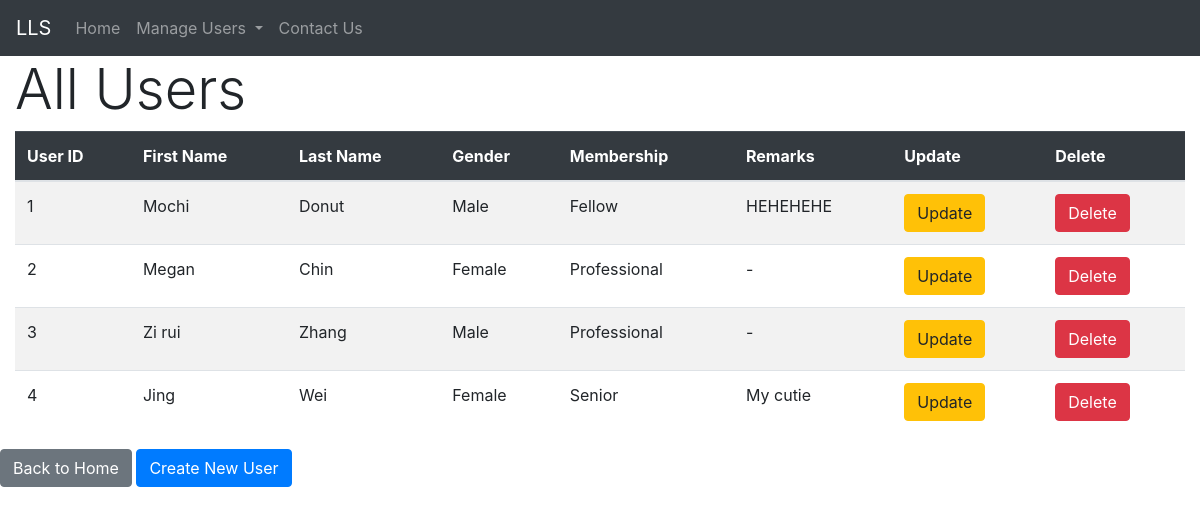
Page /retrieveUsers on the earlier database version.
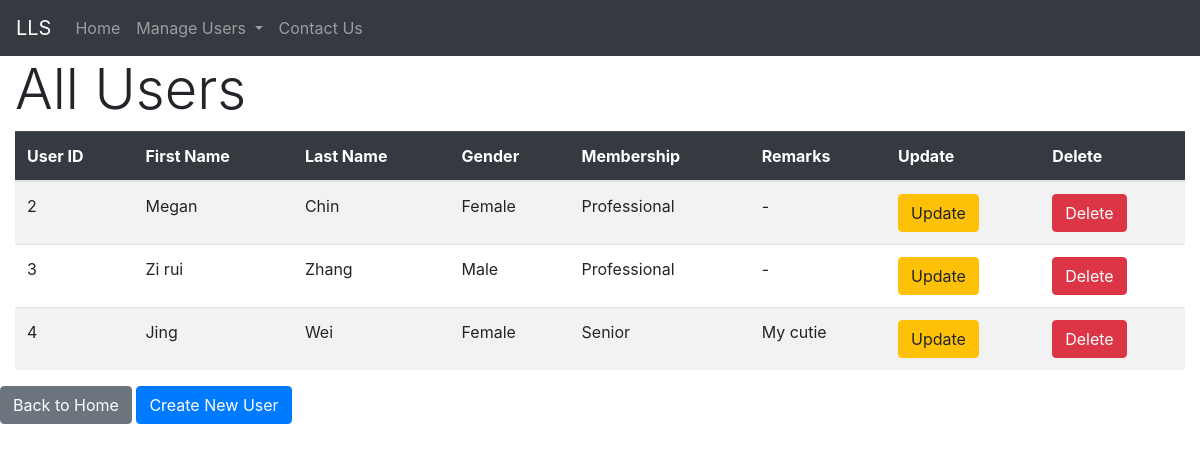
Same page on the later database version.
### tables this page shows
CREATE TABLE users (
				user_id INTEGER PRIMARY KEY AUTOINCREMENT,
				first_name TEXT NOT NULL,
				last_name TEXT NOT NULL,
				gender TEXT NOT NULL,
				membership TEXT NOT NULL,
				remarks TEXT
			);

### __init__.py (the view)
@app.route('/retrieveUsers')
def retrieve_users():
    try:
        users_data = db_helper.get_all_users()
        users_list = [User.from_database_row(row) for row in users_data]
        return render_template('retrieveUsers.html', users_list=users_list)
    except Exception as e:
        print(f"Error retrieving users: {e}")
        return render_template('retrieveUsers.html', users_list=[])

### User.py (called while the page is built)
	def get_user_id(self):
		return self.__user_id

	def get_first_name(self):
		return self.__first_name

	def get_last_name(self):
		return self.__last_name

	def get_gender(self):
		return self.__gender

	def get_membership(self):
		return self.__membership

	def get_remarks(self):
		return self.__remarks

	@classmethod
	def from_database_row(cls, row_data):
		return cls(
			user_id=row_data[0],
			first_name=row_data[1],
			last_name=row_data[2],
			gender=row_data[3],
			membership=row_data[4],
			remarks=row_data[5]
		)

### database.py (called while the page is built)
	def get_all_users(self):
		conn = sqlite3.connect(self.db_name)
		cursor = conn.cursor()
		cursor.execute('SELECT * FROM users ORDER BY user_id')
		users_data = cursor.fetchall()
		conn.close()
		return users_data

### templates/retrieveUsers.html (shortened to what this page needs)
{% extends "base.html" %}
{% block content %}
<h1 class="display-4">All Users</h1>
{% if users_list %}
<table class="table table-striped table-hover">
	<thead class="table-dark">
		<tr>
			<th>User ID</th>
			<th>First Name</th>
			<th>Last Name</th>
			<th>Gender</th>
			<th>Membership</th>
			<th>Remarks</th>
			<th>Update</th>
			<th>Delete</th>
		</tr>
	</thead>
	<tbody>
		{% for user in users_list %}
		<tr>
			<td>{{ user.get_user_id() }}</td>
			<td>{{ user.get_first_name() }}</td>
			<td>{{ user.get_last_name() }}</td>
			<td>
				{% if user.get_gender() == 'F' %}
				Female
				{% elif user.get_gender() == 'M' %}
				Male
				{% else %}
				{{ user.get_gender() }}
				{% endif %}
			</td>
			<td>
				{% if user.get_membership() == 'F' %}
				Fellow
				{% elif user.get_membership() == 'S' %}
				Senior
				{% elif user.get_membership() == 'P' %}
				Professional
				{% else %}
				{{ user.get_membership() }}
				{% endif %}
			</td>
			<td>
				{{ user.get_remarks() or '-' }}
			</td>
			<td>
				<a href="/updateUser/{{user.get_user_id()}}/" class="btn btn-warning">Update</a>
			</td>
			<td>
				<form action="{{url_for('delete_user',  id = user.get_user_id())}}" method="POST">
					<button type="button" class="btn btn-danger" data-toggle="modal"
						data-target="#myModal_{{user.get_user_id()}}">Delete</button>
				</form>
			</td>
		</tr>
		{% endfor %}
	</tbody>
</table>
</div>
{% endif %}
<div class="mt-3">
	<a href="{{ url_for('home') }}" class="btn btn-secondary">Back to Home</a>
	<a href="{{ url_for('create_user') }}" class="btn btn-primary">Create New User</a>
</div>
{% endblock %}

### templates/base.html (shortened to what this page needs)
<!DOCTYPE html>
<html lang="en">
<head>
    <link rel="stylesheet" href="https://cdn.jsdelivr.net/npm/bootstrap@4.5.3/dist/css/bootstrap.min.css"
>
</head>
<body>
    {% block navbar %}
        {% include 'includes/_navbar.html' %}
    {% endblock %}
    <div class="container-fluid">
        {% block content %}
        {% endblock %}
</body>
</html>

### templates/includes/_navbar.html (shortened to what this page needs)
<nav class="navbar navbar-expand-sm bg-dark navbar-dark">
    <a class="navbar-brand" href="#">LLS</a>
    <ul class="navbar-nav">
        <li class="nav-item">
            <a class="nav-link" href="/">Home</a>
        </li>
        <li class="nav-item dropdown">
            <a class="nav-link dropdown-toggle" href="#" id="navbardrop" data-toggle="dropdown">
                Manage Users
            </a>
        </li>
        <li class="nav-item">
            <a class="nav-link" href="/contactUs">Contact Us</a>
        </li>
    </ul>
</nav>

Differences in the rows shown:
removed users: get_user_id "1", get_first_name "Mochi", get_last_name "Donut", shows "Male", shows "Fellow", remarks "HEHEHEHE"
